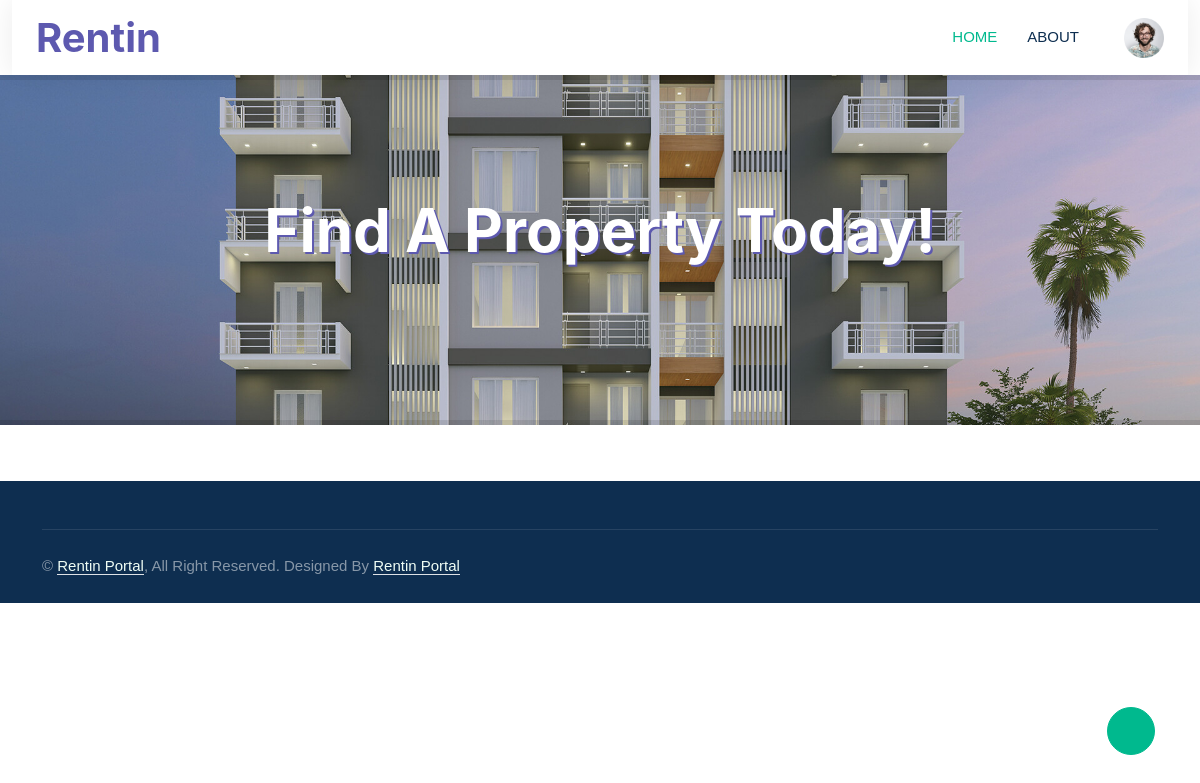
Before: /seekerReservePage.php with the older database file.
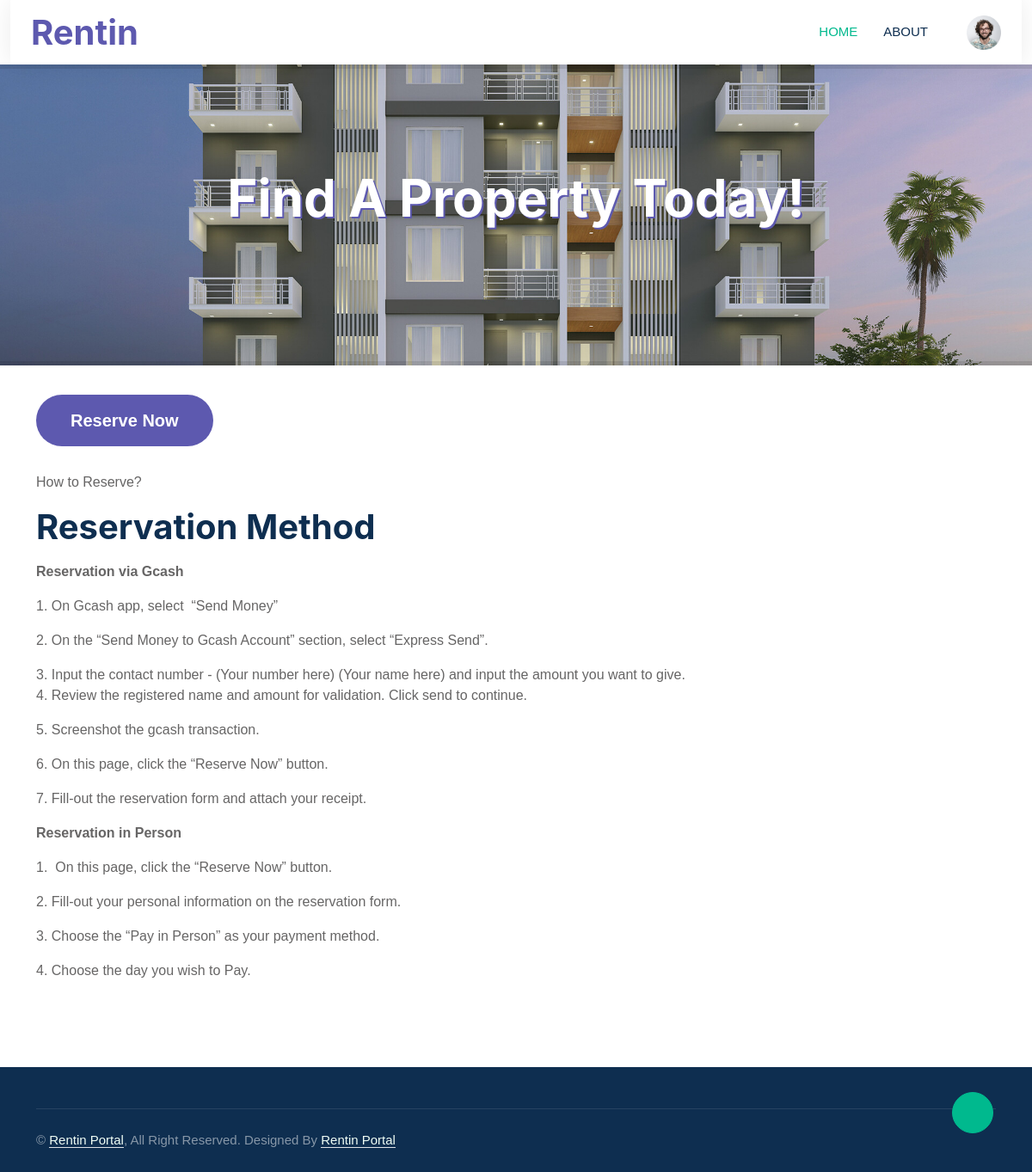
After: the same page with the newer database file.
### tables this page shows
CREATE TABLE `reservationdetails` (
  `id` int(11) NOT NULL,
  `title` varchar(99) NOT NULL,
  `content` text NOT NULL,
  `user_ID` varchar(99) NOT NULL
);

### seekerReservePage.php (the view, shortened to what this page needs)
<!DOCTYPE html>
<html lang="en">
<head>
    <link href="lib/animate/animate.min.css" rel="stylesheet">
    <link href="lib/owlcarousel/assets/owl.carousel.min.css" rel="stylesheet">
    <link href="css/bootstrap.min5.css" rel="stylesheet">
</head>
<body>
<div class="container-xxl bg-white p-0">
        <div class="container-fluid nav-bar bg-transparent">
            <nav class="navbar navbar-expand-lg bg-white navbar-light py-0 px-4">
                <a href="index.html" class="navbar-brand d-flex align-items-center text-center">
                    <h1 class="m-0" style = "color: #5D59AF;">Rentin</h1>
                </a>
                <div class="collapse navbar-collapse" id="navbarCollapse">
                    <div class="navbar-nav ms-auto">
                        <a href="index.php" class="nav-item nav-link active">Home</a>
                        <a href="#" class="nav-item nav-link">About</a>
                    </div>
                    <div class = "profile-user">
                        <img src="images/user1.png" class="user-pic" onclick="toggleMenu()">
                    </div>
                </div>
            </nav>
        </div>
        <div class="container-xxl search">
        <div class="container wow fadeIn" data-wow-delay="0.1s" style="padding: 20px; margin-top: 8%; opacity: 0.98">
                <div class="row g-2">
                    <h2 class="first">Find A Property Today!</h2>
                </div>
            </div>
        </div>
        <div class="container-xxl py-1">
            <div class="container">
                            <?php
                                include "dbconn.php";
                                $email = $_REQUEST['email'];
                                $query=mysqli_query($conn,"SELECT * FROM reservationdetails");
                                    while($row=mysqli_fetch_array($query))
                                    {
                            ?>
                        <div class="text-start mx-auto mb-5 wow slideInLeft" data-wow-delay="0.1s">
                            <button class="reserveBtn" type="button" onclick="window.location.href='seekerReserveNow.php?email=<?php echo $email;?>';">Reserve Now </button>
                            <p>How to Reserve?</p>
                            <h1 class="mb-3"><?php echo $row['title'];?></h1>
                            <p> <?php echo $row['content'];?></p>
                        </div>
                        <?php } ?>
            </div>
        </div>
       <div class="container-fluid bg-dark text-white-50 footer pt-5 mt-5 wow fadeIn" data-wow-delay="0.1s">
            <div class="container">
                <div class="copyright">
                    <div class="row">
                        <div class="col-md-6 text-center text-md-start mb-3 mb-md-0">
                            &copy; <a class="border-bottom" href="#">Rentin Portal</a>, All Right Reserved.
							Designed By <a class="border-bottom" href="">Rentin Portal</a>
                        </div>
                    </div>
                </div>
            </div>
        </div>
        <a href="#" class="btn btn-lg btn-primary btn-lg-square back-to-top"><i class="bi bi-arrow-up"></i></a>
    </div>
</body>
</html>

Changed rows visible on the page:
added reservationdetails: title "Reservation Method", content "Reservation via Gcash 1. On Gcash app, select “Send Money” 2. On the “Send Money to Gcash Account” section, select “Express Send”. 3. Input the contact number - (Your number here) (Your name here) and input the amount you want to give. 4. Review the registered name and amount for validation. Click send to continue. 5. Screenshot the gcash transaction. 6. On this page, click the “Reserve Now” button. 7. Fill-out the reservation form and attach your receipt. Reservation in Person 1. On this page, click the “Reserve Now” button. 2. Fill-out your personal information on the reservation form. 3. Choose the “Pay in Person” as your payment method. 4. Choose the day you wish to Pay."
